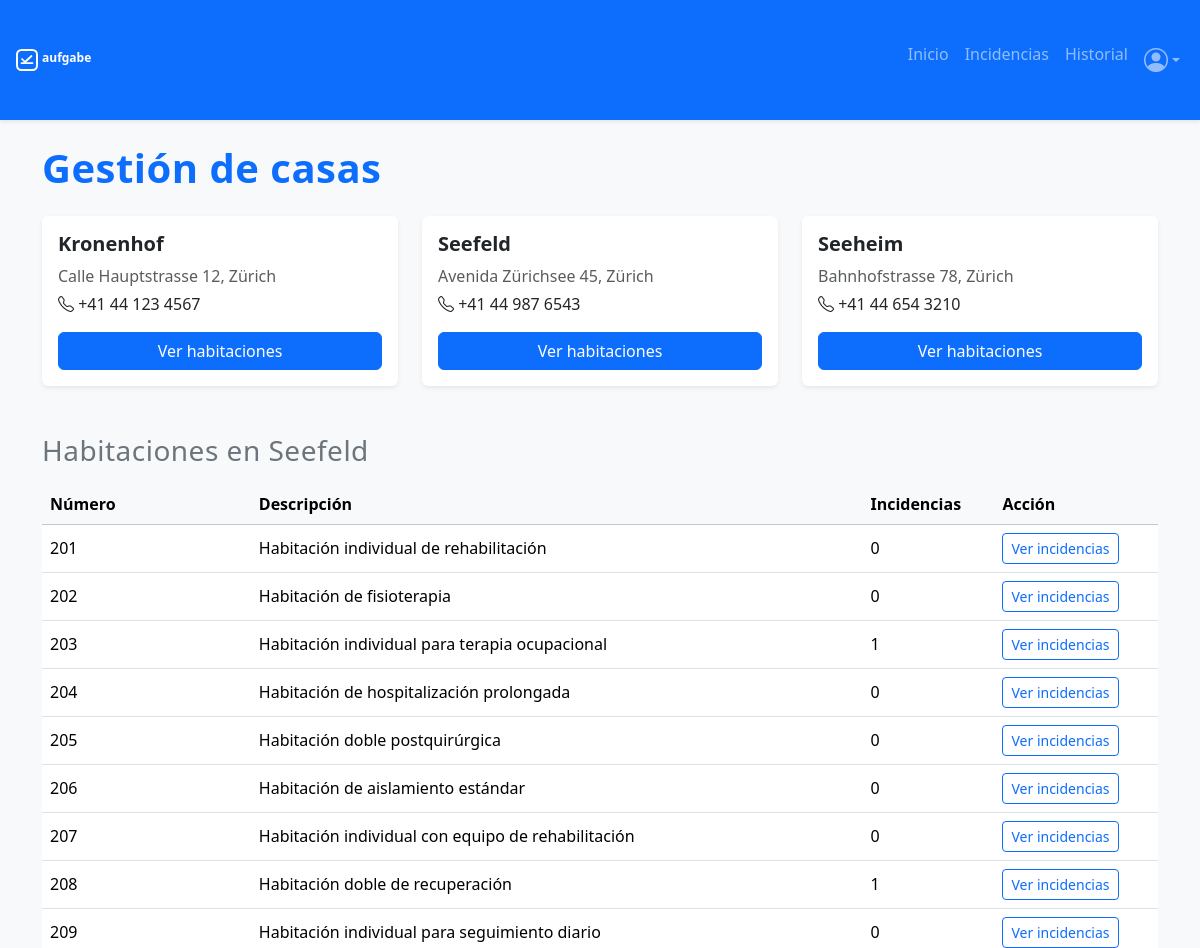
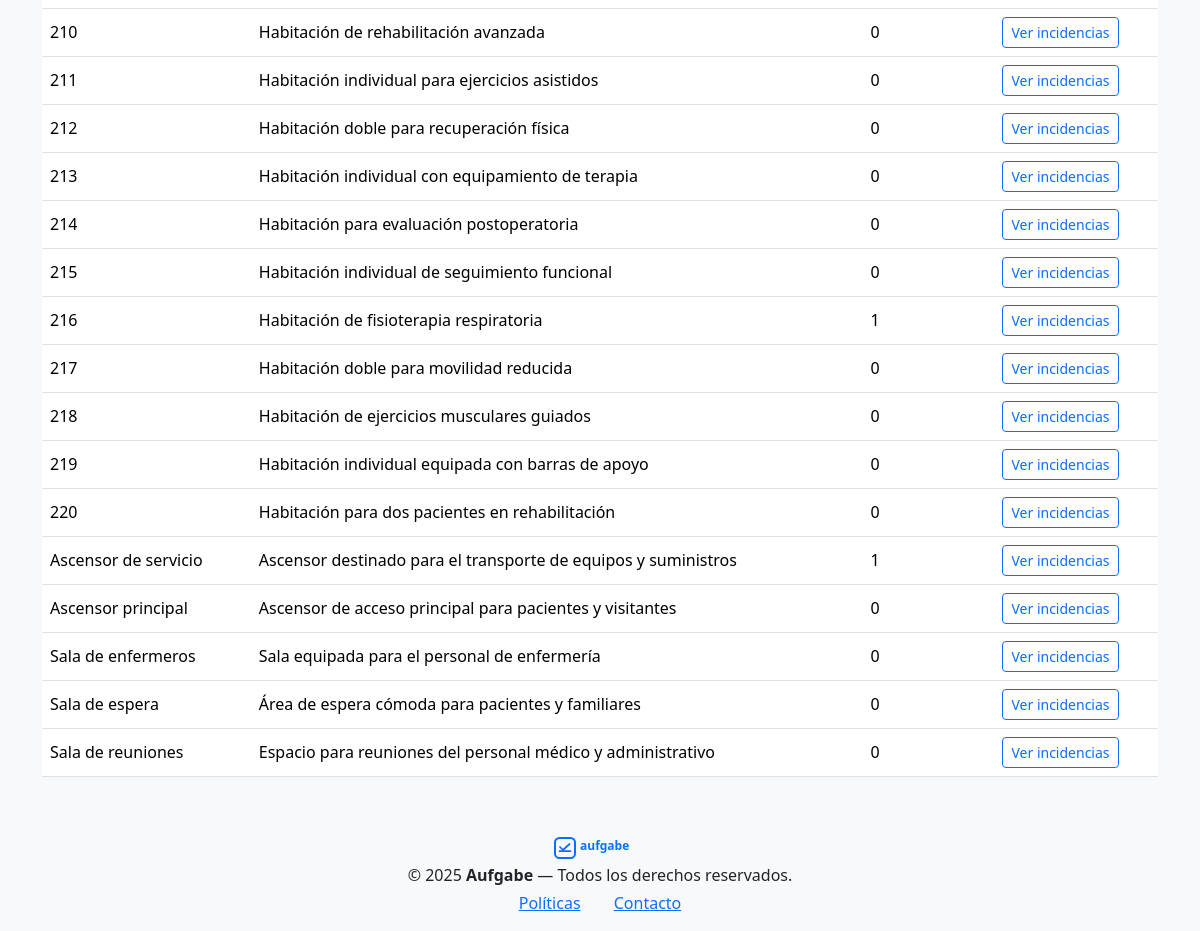
Page /views/casas.php?id_casa=2 (signed in) on the committed database (2 pictures, top to bottom).
### tables this page shows
CREATE TABLE casas (
    id_casa INT AUTO_INCREMENT PRIMARY KEY,
    nombre VARCHAR(100) NOT NULL,
    direccion VARCHAR(255),
    telefono VARCHAR(20)
);

CREATE TABLE habitaciones (
    id_habitacion INT AUTO_INCREMENT PRIMARY KEY,
    numero VARCHAR(100) NOT NULL,
    id_casa INT NOT NULL,
    descripcion VARCHAR(255),
    FOREIGN KEY (id_casa) REFERENCES casas(id_casa)
        ON DELETE CASCADE ON UPDATE CASCADE
);

### views/casas.php (the view, shortened to what this page needs)
<?php
include_once '../includes/header.php';
$database = new Database();
$db = $database->conectar();
$queryCasas = $db->query("SELECT * FROM casas");
$casas = $queryCasas->fetchAll(PDO::FETCH_ASSOC);
$idCasaSeleccionada = $_GET['id_casa'] ?? null;
$habitaciones = [];
if ($idCasaSeleccionada) {
    $stmt = $db->prepare("
    SELECT h.id_habitacion, h.numero, h.descripcion,
           IFNULL(COUNT(i.id_incidencia), 0) AS total_incidencias
    FROM habitaciones h
    LEFT JOIN incidencias i
        ON h.id_habitacion = i.id_habitacion
    WHERE h.id_casa = :id_casa
    GROUP BY h.id_habitacion
    ORDER BY h.numero ASC");
    $stmt->bindParam(':id_casa', $idCasaSeleccionada, PDO::PARAM_INT);
    $stmt->execute();
    $habitaciones = $stmt->fetchAll(PDO::FETCH_ASSOC);
    $nombreCasa = $db->query("SELECT nombre FROM casas WHERE id_casa = $idCasaSeleccionada")->fetchColumn();
}
?>
<link rel="stylesheet" href="../assets/css/casas.css">
<div class="container py-4">
    <h1 class="fw-bold text-primary mb-4">Gestión de casas</h1>
    <div class="row g-4 mb-5">
        <?php foreach ($casas as $casa): ?>
            <div class="col-md-4">
                <div class="card shadow-sm border-0 h-100">
                    <div class="card-body">
                        <h5 class="fw-bold"><?= htmlspecialchars($casa['nombre']) ?></h5>
                        <p class="text-muted mb-1"><?= htmlspecialchars($casa['direccion']) ?></p>
                        <p class="mb-3"><i class="bi bi-telephone"></i> <?= htmlspecialchars($casa['telefono']) ?></p>
                        <a href="casas.php?id_casa=<?= $casa['id_casa'] ?>" class="btn btn-primary w-100">
                            Ver habitaciones
                        </a>
                    </div>
                </div>
            </div>
        <?php endforeach; ?>
    </div>
    <?php if ($idCasaSeleccionada): ?>
        <h3 class="mb-3 text-secondary">Habitaciones en <?= htmlspecialchars($nombreCasa) ?></h3>
        <?php if (!empty($habitaciones)): ?>
            <div class="table-responsive">
                <table class="table table-hover align-middle">
                    <thead class="table-light">
                        <tr>
                            <th>Número</th>
                            <th>Descripción</th>
                            <th>Incidencias</th>
                            <th>Acción</th>
                        </tr>
                    </thead>
                    <tbody>
                        <?php foreach ($habitaciones as $h): ?>
                            <tr>
                                <td><?= htmlspecialchars($h['numero']) ?></td>
                                <td><?= htmlspecialchars($h['descripcion']) ?></td>
                                <td><?= $h['total_incidencias'] ?></td>
                                <td>
                                    <a href="historial/historial.php?id_habitacion=<?= $h['id_habitacion'] ?>"
                                        class="btn btn-sm btn-outline-primary">
                                        Ver incidencias
                                    </a>
                                </td>
                            </tr>
                        <?php endforeach; ?>
                    </tbody>
                </table>
            </div>
        <?php else: ?>
            <p class="text-muted">Esta casa no tiene habitaciones registradas.</p>
        <?php endif; ?>
    <?php endif; ?>
</div>
<?php include_once '../includes/footer.php'; ?>

### assets/css/casas.css (style rules this page uses)
h1, h3 { letter-spacing: 0.5px; }

### rows in the picture
casas: nombre "Kronenhof", direccion "Calle Hauptstrasse 12, Zürich", telefono "+41 44 123 4567"
casas: nombre "Seefeld", direccion "Avenida Zürichsee 45, Zürich", telefono "+41 44 987 6543"
casas: nombre "Seeheim", direccion "Bahnhofstrasse 78, Zürich", telefono "+41 44 654 3210"
habitaciones: numero "201", descripcion "Habitación individual de rehabilitación", total_incidencias "0"
habitaciones: numero "202", descripcion "Habitación de fisioterapia", total_incidencias "0"
habitaciones: numero "203", descripcion "Habitación individual para terapia ocupacional", total_incidencias "1"
habitaciones: numero "204", descripcion "Habitación de hospitalización prolongada", total_incidencias "0"
habitaciones: numero "205", descripcion "Habitación doble postquirúrgica", total_incidencias "0"
habitaciones: numero "206", descripcion "Habitación de aislamiento estándar", total_incidencias "0"
habitaciones: numero "207", descripcion "Habitación individual con equipo de rehabilitación", total_incidencias "0"
habitaciones: numero "208", descripcion "Habitación doble de recuperación", total_incidencias "1"
habitaciones: numero "209", descripcion "Habitación individual para seguimiento diario", total_incidencias "0"
habitaciones: numero "210", descripcion "Habitación de rehabilitación avanzada", total_incidencias "0"
habitaciones: numero "211", descripcion "Habitación individual para ejercicios asistidos", total_incidencias "0"
habitaciones: numero "212", descripcion "Habitación doble para recuperación física", total_incidencias "0"
habitaciones: numero "213", descripcion "Habitación individual con equipamiento de terapia", total_incidencias "0"
habitaciones: numero "214", descripcion "Habitación para evaluación postoperatoria", total_incidencias "0"
habitaciones: numero "215", descripcion "Habitación individual de seguimiento funcional", total_incidencias "0"
habitaciones: numero "216", descripcion "Habitación de fisioterapia respiratoria", total_incidencias "1"
habitaciones: numero "217", descripcion "Habitación doble para movilidad reducida", total_incidencias "0"
habitaciones: numero "218", descripcion "Habitación de ejercicios musculares guiados", total_incidencias "0"
habitaciones: numero "219", descripcion "Habitación individual equipada con barras de apoyo", total_incidencias "0"
habitaciones: numero "220", descripcion "Habitación para dos pacientes en rehabilitación", total_incidencias "0"
habitaciones: numero "Ascensor de servicio", descripcion "Ascensor destinado para el transporte de equipos y suministros", total_incidencias "1"
habitaciones: numero "Ascensor principal", descripcion "Ascensor de acceso principal para pacientes y visitantes", total_incidencias "0"
habitaciones: numero "Sala de enfermeros", descripcion "Sala equipada para el personal de enfermería", total_incidencias "0"
habitaciones: numero "Sala de espera", descripcion "Área de espera cómoda para pacientes y familiares", total_incidencias "0"
habitaciones: numero "Sala de reuniones", descripcion "Espacio para reuniones del personal médico y administrativo", total_incidencias "0"
